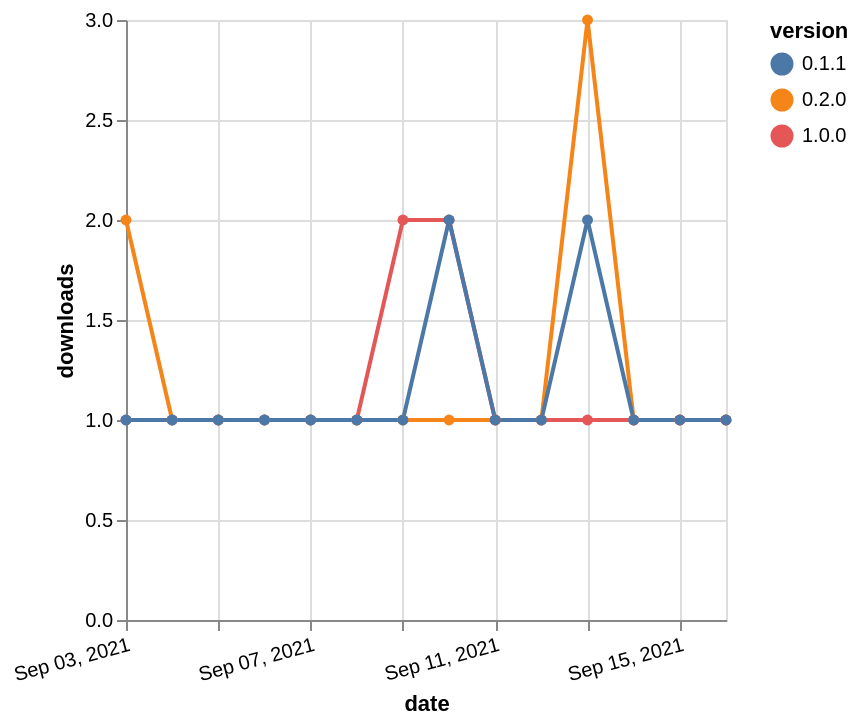

Vega-Lite specification stored for this chart:
### Vega-Lite specification from a JSON file in a GitHub repository (floating-point values rounded to 4 significant figures)
{"$schema": "https://vega.github.io/schema/vega-lite/v5.json", "description": "A simple bar chart with embedded data.", "data": {"values": [{"date": "2021-09-03", "total": 323, "delta": 2, "version": "0.2.0"}, {"date": "2021-09-04", "total": 324, "delta": 1, "version": "0.2.0"}, {"date": "2021-09-05", "total": 325, "delta": 1, "version": "0.2.0"}, {"date": "2021-09-06", "total": 326, "delta": 1, "version": "0.2.0"}, {"date": "2021-09-07", "total": 327, "delta": 1, "version": "0.2.0"}, {"date": "2021-09-08", "total": 328, "delta": 1, "version": "0.2.0"}, {"date": "2021-09-09", "total": 329, "delta": 1, "version": "0.2.0"}, {"date": "2021-09-10", "total": 330, "delta": 1, "version": "0.2.0"}, {"date": "2021-09-11", "total": 331, "delta": 1, "version": "0.2.0"}, {"date": "2021-09-12", "total": 332, "delta": 1, "version": "0.2.0"}, {"date": "2021-09-13", "total": 335, "delta": 3, "version": "0.2.0"}, {"date": "2021-09-14", "total": 336, "delta": 1, "version": "0.2.0"}, {"date": "2021-09-15", "total": 337, "delta": 1, "version": "0.2.0"}, {"date": "2021-09-16", "total": 338, "delta": 1, "version": "0.2.0"}, {"date": "2021-09-03", "total": 138, "delta": 1, "version": "1.0.0"}, {"date": "2021-09-04", "total": 139, "delta": 1, "version": "1.0.0"}, {"date": "2021-09-05", "total": 140, "delta": 1, "version": "1.0.0"}, {"date": "2021-09-06", "total": 141, "delta": 1, "version": "1.0.0"}, {"date": "2021-09-07", "total": 142, "delta": 1, "version": "1.0.0"}, {"date": "2021-09-08", "total": 143, "delta": 1, "version": "1.0.0"}, {"date": "2021-09-09", "total": 145, "delta": 2, "version": "1.0.0"}, {"date": "2021-09-10", "total": 147, "delta": 2, "version": "1.0.0"}, {"date": "2021-09-11", "total": 148, "delta": 1, "version": "1.0.0"}, {"date": "2021-09-12", "total": 149, "delta": 1, "version": "1.0.0"}, {"date": "2021-09-13", "total": 150, "delta": 1, "version": "1.0.0"}, {"date": "2021-09-14", "total": 151, "delta": 1, "version": "1.0.0"}, {"date": "2021-09-15", "total": 152, "delta": 1, "version": "1.0.0"}, {"date": "2021-09-16", "total": 153, "delta": 1, "version": "1.0.0"}, {"date": "2021-09-03", "total": 218, "delta": 1, "version": "0.1.1"}, {"date": "2021-09-04", "total": 219, "delta": 1, "version": "0.1.1"}, {"date": "2021-09-05", "total": 220, "delta": 1, "version": "0.1.1"}, {"date": "2021-09-06", "total": 221, "delta": 1, "version": "0.1.1"}, {"date": "2021-09-07", "total": 222, "delta": 1, "version": "0.1.1"}, {"date": "2021-09-08", "total": 223, "delta": 1, "version": "0.1.1"}, {"date": "2021-09-09", "total": 224, "delta": 1, "version": "0.1.1"}, {"date": "2021-09-10", "total": 226, "delta": 2, "version": "0.1.1"}, {"date": "2021-09-11", "total": 227, "delta": 1, "version": "0.1.1"}, {"date": "2021-09-12", "total": 228, "delta": 1, "version": "0.1.1"}, {"date": "2021-09-13", "total": 230, "delta": 2, "version": "0.1.1"}, {"date": "2021-09-14", "total": 231, "delta": 1, "version": "0.1.1"}, {"date": "2021-09-15", "total": 232, "delta": 1, "version": "0.1.1"}, {"date": "2021-09-16", "total": 233, "delta": 1, "version": "0.1.1"}]}, "width": "container", "mark": {"type": "line", "point": {"filled": true}}, "encoding": {"x": {"field": "date", "type": "temporal", "timeUnit": "yearmonthdate", "title": "date", "axis": {"labelAngle": -15}}, "y": {"field": "delta", "type": "quantitative", "title": "downloads"}, "color": {"field": "version", "type": "nominal"}, "tooltip": {"field": "delta"}}}
